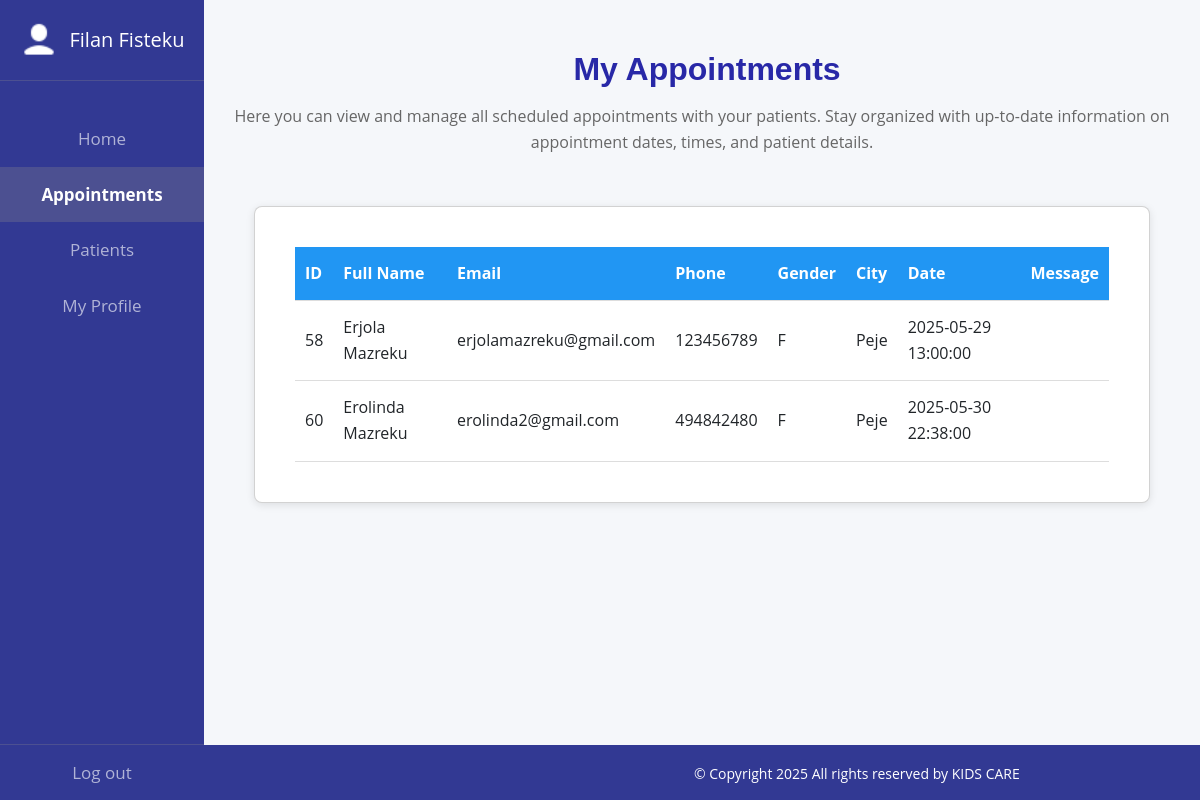
Page /doctor-appointments.php (signed in) on the committed database.
### tables this page shows
CREATE TABLE `appointments` (
  `id` int(10) NOT NULL,
  `name` varchar(255) NOT NULL,
  `lastname` varchar(255) NOT NULL,
  `email` varchar(255) NOT NULL,
  `phone` int(10) NOT NULL,
  `gender` varchar(3) NOT NULL,
  `city` varchar(255) NOT NULL,
  `appointment_date` datetime NOT NULL,
  `message` varchar(255) NOT NULL,
  `doctor_id` int(11) DEFAULT NULL
);

### doctor-appointments.php (the view, shortened to what this page needs)
<?php
include 'includes/functions/connect.php';
$doctor_id = $_SESSION['user_id'];
$stmt = $conn->prepare("SELECT id, name, lastname, email, phone, gender, city, appointment_date, message
                        FROM appointments
                        WHERE doctor_id = ?");
$stmt->bind_param("i", $doctor_id);
$stmt->execute();
$result = $stmt->get_result();
?>
<!DOCTYPE html>
<html>
<head>
    <link href="https://cdn.jsdelivr.net/npm/bootstrap@5.3.3/dist/css/bootstrap.min.css" rel="stylesheet">
    <link rel="stylesheet" href="menus.css">
</head>
<body>
<?php include 'includes/templates/doctor-sidebar.php'; ?>
<div class="content">
    <h1 class="title-appointments">My Appointments</h1>
    <p class="paragraph-appointments">Here you can view and manage all scheduled appointments with your patients. Stay organized with up-to-date information on appointment dates, times, and patient details.</p>
    <div class="card">
        <?php if ($result->num_rows > 0): ?>
            <table>
                <tr>
                    <th>ID</th>
                    <th>Full Name</th>
                    <th>Email</th>
                    <th>Phone</th>
                    <th>Gender</th>
                    <th>City</th>
                    <th>Date</th>
                    <th>Message</th>
                </tr>
                <?php while ($row = $result->fetch_assoc()): ?>
                    <tr>
                        <td><?= $row['id'] ?></td>
                        <td><?= htmlspecialchars($row['name'] . ' ' . $row['lastname']) ?></td>
                        <td><?= htmlspecialchars($row['email']) ?></td>
                        <td><?= htmlspecialchars($row['phone']) ?></td>
                        <td><?= htmlspecialchars($row['gender']) ?></td>
                        <td><?= htmlspecialchars($row['city']) ?></td>
                        <td><?= htmlspecialchars($row['appointment_date']) ?></td>
                        <td><?= htmlspecialchars($row['message']) ?></td>
                    </tr>
                <?php endwhile; ?>
            </table>
        <?php else: ?>
            <p class="no-appointments">No appointments found for you.</p>
        <?php endif; ?>
    </div>
    <div class="footer">
        <p>&copy; Copyright 2025 All rights reserved by KIDS CARE</p>
    </div>
</div>
</body>
</html>

### menus.css (style rules this page uses)
body { font-family: 'Open Sans', sans-serif; color: var(--text-color); background-color: #f9fafb; line-height: 1.6; margin: 0; padding: 0; }
:root { --primary-color: #2563eb; --primary-dark: #1e40af; --secondary-color: #f8fafc; --text-color: #334155; --light-gray: #e2e8f0; --border-radius: 12px; --box-shadow: 0 4px 6px -1px rgba(0, 0, 0, 0.1), 0 2px 4px -1px rgba(0, 0, 0, 0.06); --transition: all 0.3s ease; }
h1, h2 { font-family: 'Montserrat', sans-serif; font-size: 2.5rem; font-weight: 700; color: var(--primary-dark); margin: 2rem 0 1rem; position: relative; padding-bottom: 1rem; }
.content { position: absolute; top: 0; left: 17%; right: 0; }
.footer { color: white; padding: 10px; background-color: #323993; height:37px; display: flex; justify-content: center; align-items: center; font-size:14px; }
.content h1 { color: rgb(40, 40, 167); }
body { background: #f5f7fa; }
h1 { font-size: 36px; color: #333; margin-bottom: 20px; margin-left:10px; }
.card { background: #fff; border-radius: 8px; box-shadow: 0 2px 8px rgba(0,0,0,0.1); padding: 20px; margin-bottom: 30px; max-width: 1400px; margin-left:60px; }
table { width: 100%; border-collapse: collapse; margin-top: 10px; margin:20px; padding-left: 20px; }
th, td { padding: 14px 10px; text-align: left; border-bottom: 1px solid #ddd; font-size:20px; background-color: white; }
th { background: #2196F3; color: white; }

### doctor-appointments.php (style rules this page uses)
body { background: #f5f7fa; }
h1 { font-size: 32px; margin-top: 50px; margin-bottom: 0px; text-align: center; }
.card { background: #fff; border-radius: 8px; box-shadow: 0 2px 8px rgba(0,0,0,0.1); padding: 20px; margin: 30px 50px; max-width: 1400px; padding-right:60px; margin-bottom: 100px; }
table { width: 100%; border-collapse: collapse; }
th, td { padding: 14px 10px; text-align: left; border-bottom: 1px solid #ddd; font-size: 16px; }
th { background: #2196F3; color: white; }
.paragraph-appointments { color: #666; padding: 0 20px; font-size: 16px; padding-bottom: 20px; text-align: center; }
.footer { height:55px; padding-top:30px; position:fixed; bottom:0; width:100%; padding-left:490px; justify-content:left; }

### rows in the picture
appointments: id "58", name+lastname "Erjola Mazreku", email "erjolamazreku@gmail.com", phone "123456789", gender "F", city "Peje", appointment_date "2025-05-29 13:00:00"
appointments: id "60", name+lastname "Erolinda Mazreku", email "erolinda2@gmail.com", phone "494842480", gender "F", city "Peje", appointment_date "2025-05-30 22:38:00"

### other values in the picture
$username "Filan Fisteku"
